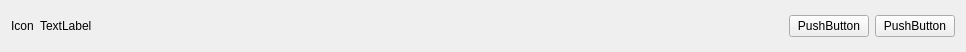
<?xml version="1.0" encoding="UTF-8"?>
<ui version="4.0">
 <class>OutlinerRow</class>
 <widget class="QWidget" name="OutlinerRow">
  <property name="geometry">
   <rect>
    <x>0</x>
    <y>0</y>
    <width>966</width>
    <height>52</height>
   </rect>
  </property>
  <property name="windowTitle">
   <string>Form</string>
  </property>
  <layout class="QHBoxLayout" name="horizontalLayout">
   <item>
    <widget class="QLabel" name="m_icon">
     <property name="text">
      <string>Icon</string>
     </property>
    </widget>
   </item>
   <item>
    <widget class="AzQtComponents::ElidingLabel" name="m_name">
     <property name="text">
      <string>TextLabel</string>
     </property>
    </widget>
   </item>
   <item>
    <spacer name="horizontalSpacer">
     <property name="orientation">
      <enum>Qt::Horizontal</enum>
     </property>
     <property name="sizeHint" stdset="0">
      <size>
       <width>703</width>
       <height>20</height>
      </size>
     </property>
    </spacer>
   </item>
   <item>
    <widget class="QPushButton" name="m_showHideButton">
     <property name="text">
      <string>PushButton</string>
     </property>
    </widget>
   </item>
   <item>
    <widget class="QPushButton" name="m_lockButton">
     <property name="text">
      <string>PushButton</string>
     </property>
    </widget>
   </item>
  </layout>
 </widget>
 <customwidgets>
  <customwidget>
   <class>AzQtComponents::ElidingLabel</class>
   <extends>QLabel</extends>
   <header location="global">AzQtComponents/Components/Widgets/ElidingLabel.h</header>
  </customwidget>
 </customwidgets>
 <resources/>
 <connections/>
</ui>
